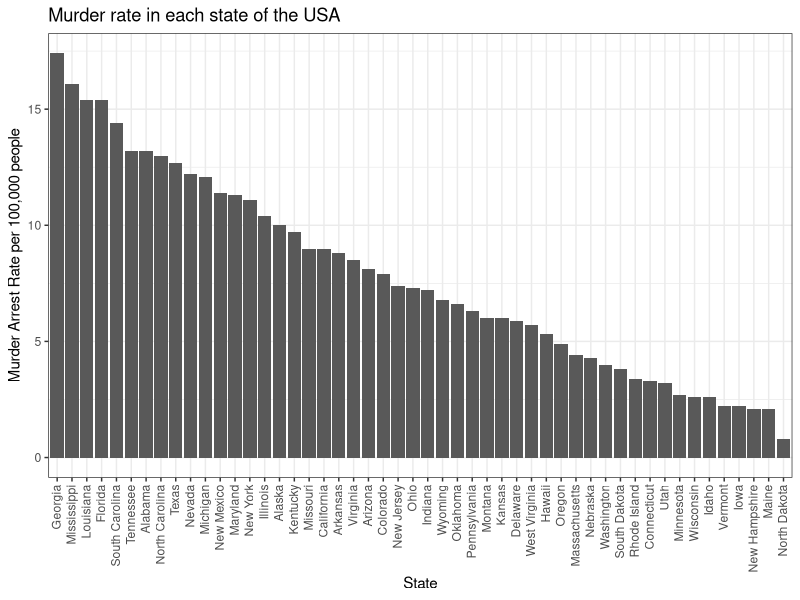
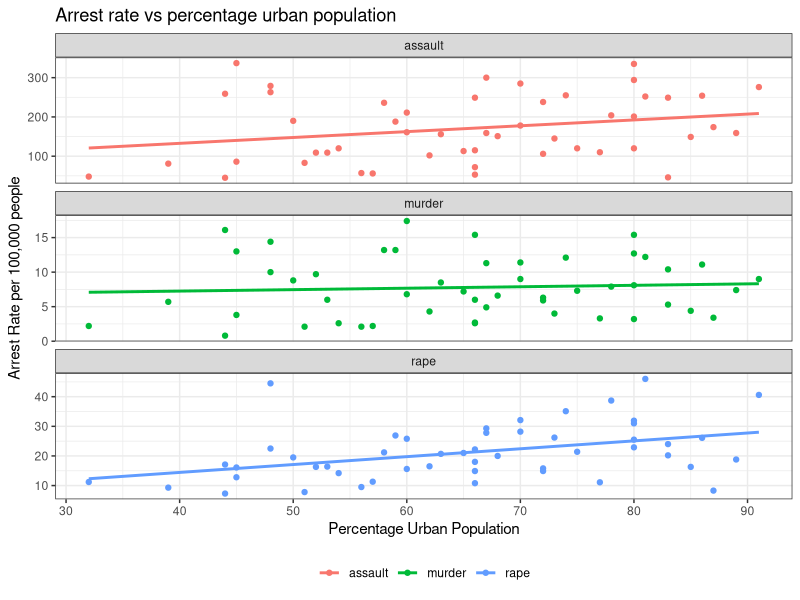

R code for these plots, in order: (Note: this script raises an error after producing the figures.)
## ---- chunk 1
knitr::opts_chunk$set(fig.width = 8, 
                  fig.height = 6,
                  fig.align = "center")

## ---- chunk 2
library(tidyverse)
library(broom)
library(knitr)
library(ggfortify)
## ---- chunk 3
USArrests %>% head() %>% knitr::kable()
## ---- chunk 4
us_arrests <- USArrests %>% 
  rownames_to_column(var = "state") %>% 
  # I prefer column names to be all lowercase so I am going to change them here
  rename_all(tolower) %>% 
  as_tibble()

us_arrests
## ---- chunk 5
us_arrests %>% 
  mutate(state = factor(state), 
         state = fct_reorder(state, murder) %>% fct_rev()) %>% 
  ggplot(aes(state, murder)) + 
  geom_bar(stat = "identity") +
  theme_bw() +
  theme(axis.text.x = element_text(angle = 90, hjust = 1, vjust = 0.4)) +
  labs(y = "Murder Arrest Rate per 100,000 people",
       x = "State",
       title = "Murder rate in each state of the USA")

## ---- chunk 6
us_arrests %>% 
  gather(key = crime, value = rate, c(murder, assault, rape)) %>% 
  ggplot(aes(urbanpop, rate, color = crime)) + 
  facet_wrap(~crime, scales = "free_y", ncol = 1) +
  geom_point() + 
  geom_smooth(se = FALSE, method = "lm") +
  theme_bw() + 
  labs(x = "Percentage Urban Population",
       y = "Arrest Rate per 100,000 people",
       title = "Arrest rate vs percentage urban population") +
  theme(legend.title = element_blank(),
        legend.position = "bottom")
## ---- chunk 7
us_arrests_pca <- us_arrests %>% 
  nest() %>% 
  mutate(pca = map(data, ~ prcomp(.x %>% select(-state), 
                                  center = TRUE, scale = TRUE)),
         pca_aug = map2(pca, data, ~augment(.x, data = .y)))

us_arrests_pca
## ---- chunk 8
var_exp <- us_arrests_pca %>% 
  unnest(pca_aug) %>% 
  summarize_at(.vars = vars(contains("PC")), .funs = funs(var)) %>% 
  gather(key = pc, value = variance) %>% 
  mutate(var_exp = variance/sum(variance),
         cum_var_exp = cumsum(var_exp),
         pc = str_replace(pc, ".fitted", ""))

var_exp
## ---- chunk 9
var_exp %>% 
  rename(
    `Variance Explained` = var_exp,
    `Cumulative Variance Explained` = cum_var_exp
  ) %>% 
  gather(key = key, value = value, `Variance Explained`:`Cumulative Variance Explained`) %>% 
  ggplot(aes(pc, value, group = key)) + 
  geom_point() + 
  geom_line() + 
  facet_wrap(~key, scales = "free_y") +
  theme_bw() +
  lims(y = c(0, 1)) +
  labs(y = "Variance",
       title = "Variance explained by each principal component")
## ---- chunk 10
us_arrests_pca %>%
  mutate(
    pca_graph = map2(
      .x = pca,
      .y = data,
      ~ autoplot(.x, loadings = TRUE, loadings.label = TRUE,
                 loadings.label.repel = TRUE,
                 data = .y, label = TRUE,
                 label.label = "state",
                 label.repel = TRUE) +
        theme_bw() +
        labs(x = "Principal Component 1",
             y = "Principal Component 2",
             title = "First two principal components of PCA on USArrests dataset")
    )
  ) %>%
  pull(pca_graph)
